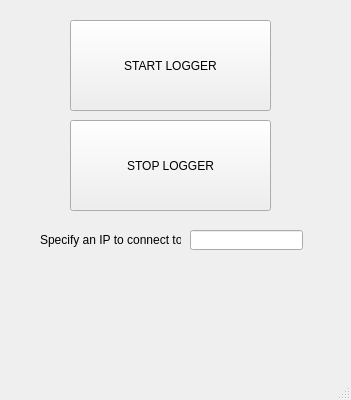
<?xml version="1.0" encoding="UTF-8"?>
<ui version="4.0">
 <class>MainWindow</class>
 <widget class="QMainWindow" name="MainWindow">
  <property name="geometry">
   <rect>
    <x>0</x>
    <y>0</y>
    <width>351</width>
    <height>400</height>
   </rect>
  </property>
  <property name="minimumSize">
   <size>
    <width>200</width>
    <height>400</height>
   </size>
  </property>
  <property name="maximumSize">
   <size>
    <width>1920</width>
    <height>1080</height>
   </size>
  </property>
  <property name="windowTitle">
   <string>MainWindow</string>
  </property>
  <widget class="QWidget" name="centralwidget">
   <widget class="QPushButton" name="start">
    <property name="enabled">
     <bool>true</bool>
    </property>
    <property name="geometry">
     <rect>
      <x>70</x>
      <y>20</y>
      <width>201</width>
      <height>91</height>
     </rect>
    </property>
    <property name="text">
     <string>START LOGGER</string>
    </property>
    <property name="checkable">
     <bool>false</bool>
    </property>
    <property name="autoDefault">
     <bool>true</bool>
    </property>
    <property name="default">
     <bool>false</bool>
    </property>
    <property name="flat">
     <bool>false</bool>
    </property>
   </widget>
   <widget class="QPushButton" name="stop">
    <property name="geometry">
     <rect>
      <x>70</x>
      <y>120</y>
      <width>201</width>
      <height>91</height>
     </rect>
    </property>
    <property name="text">
     <string>STOP LOGGER</string>
    </property>
   </widget>
   <widget class="QLineEdit" name="ipConnect">
    <property name="geometry">
     <rect>
      <x>190</x>
      <y>230</y>
      <width>113</width>
      <height>20</height>
     </rect>
    </property>
    <property name="text">
     <string/>
    </property>
   </widget>
   <widget class="QLabel" name="label">
    <property name="geometry">
     <rect>
      <x>40</x>
      <y>230</y>
      <width>141</width>
      <height>20</height>
     </rect>
    </property>
    <property name="text">
     <string>Specify an IP to connect to</string>
    </property>
    <property name="buddy">
     <cstring>ipConnect</cstring>
    </property>
   </widget>
  </widget>
  <widget class="QMenuBar" name="menubar">
   <property name="geometry">
    <rect>
     <x>0</x>
     <y>0</y>
     <width>351</width>
     <height>21</height>
    </rect>
   </property>
  </widget>
  <widget class="QStatusBar" name="statusbar"/>
 </widget>
 <resources/>
 <connections/>
</ui>
